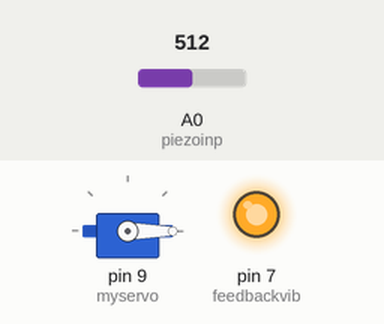
Simulated run of this sketch. Board: Arduino Uno, built with avr-gcc and run on an emulated ATmega328P. Shown: servo, output pins drawn as LEDs (lit = HIGH). Inputs (shaded band) come from the test bench; at power-on: A0 (piezoinp) = 512.

Above: at 1.2 s.
1.3 s: A0 (piezoinp) set to 490
At 1.7 s:
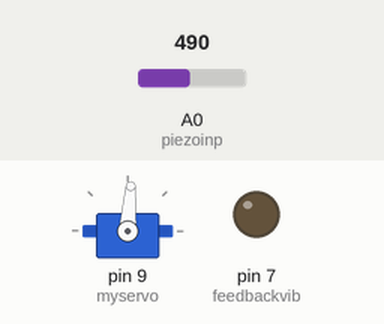
2.8 s: A0 (piezoinp) set to 306
At 4.0 s:
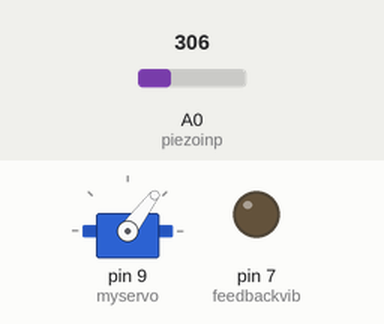
4.3 s: A0 (piezoinp) set to 122
At 5.2 s:
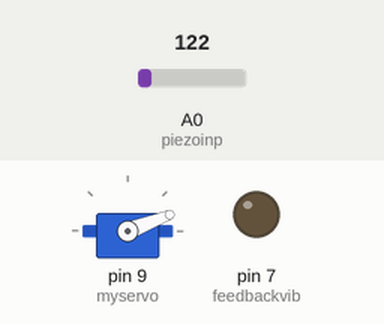
5.8 s: A0 (piezoinp) set to 0
At 6.3 s:
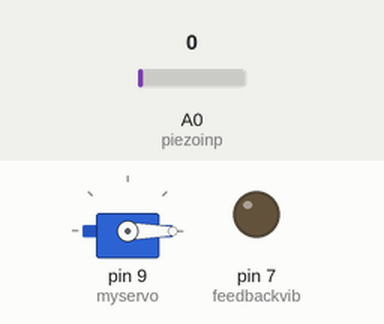
7.3 s: A0 (piezoinp) set to 510
At 8.7 s:
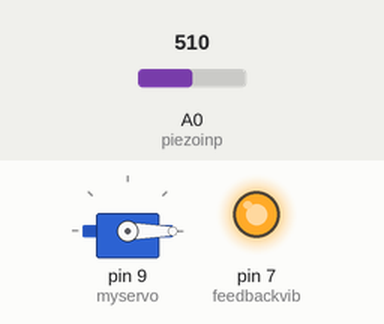
Timing chart, 0 to 9.8 s (numbered marks = the images above; inputs shaded):
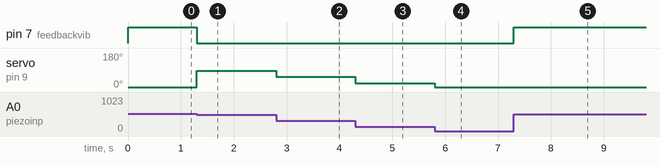

The sketch:

robo_demo.ino
```cpp
/*demo code for 1 finger with servo without torque control. Need to add pid*/

#include <Servo.h>
#define piezoinp A0
#define feedbackvib 7
Servo myservo;

void setup()
{
  pinMode(piezoinp,INPUT);
  pinMode(feedbackvib,OUTPUT);
  myservo.attach(9);
}


void loop() {
  // put your main code here, to run repeatedly:
  int a=analogRead(piezoinp);
  int b=map(a,0,1023,0,180);
  if(a>500)
  {
    digitalWrite(feedbackvib,1);
    myservo.write(b-200);
  }
  else
  {
    digitalWrite(feedbackvib,0);
    myservo.write(b);
  }

}
```

Measured:
- after the input at 1.3 s, pin 7 (feedbackvib): HIGH → LOW at once; servo on pin 9 (myservo): 0° → 86° at once
- after the input at 2.8 s, servo on pin 9 (myservo): 86° → 53° at once
- after the input at 4.3 s, servo on pin 9 (myservo): 53° → 21° at once
- after the input at 5.8 s, servo on pin 9 (myservo): 21° → 0° at once
- after the input at 7.3 s, pin 7 (feedbackvib): LOW → HIGH at once
